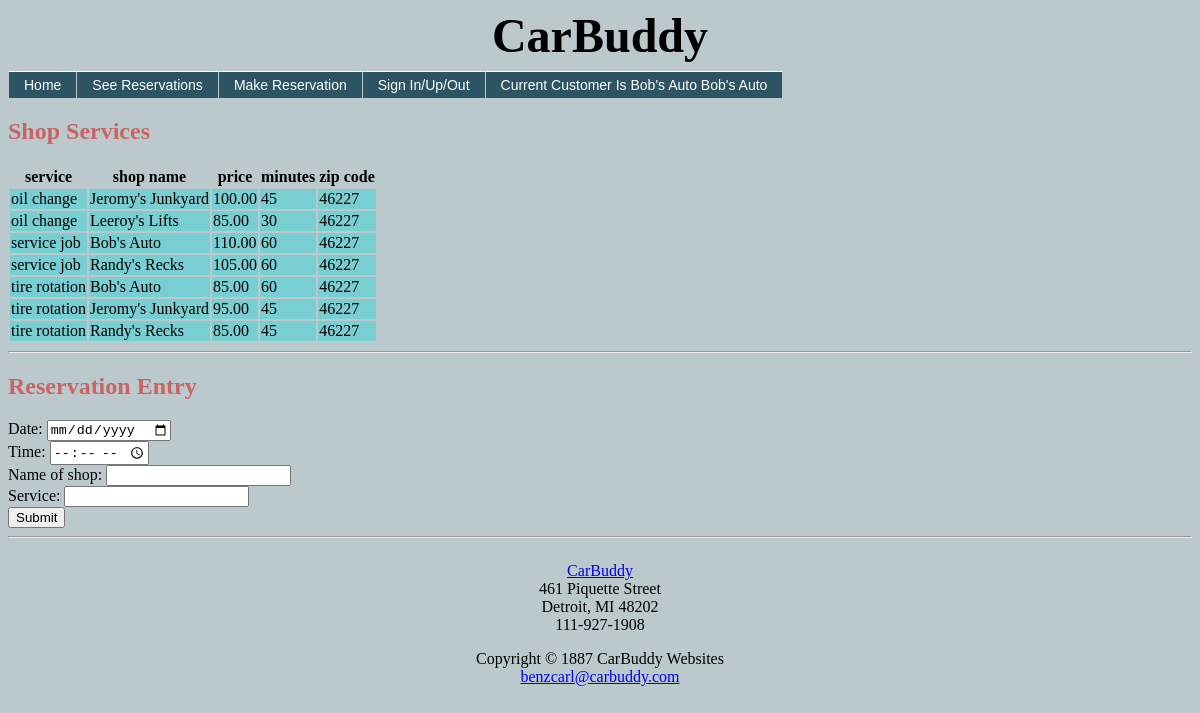
The page /app/makeReservation.php (signed in) on the database as committed earlier.
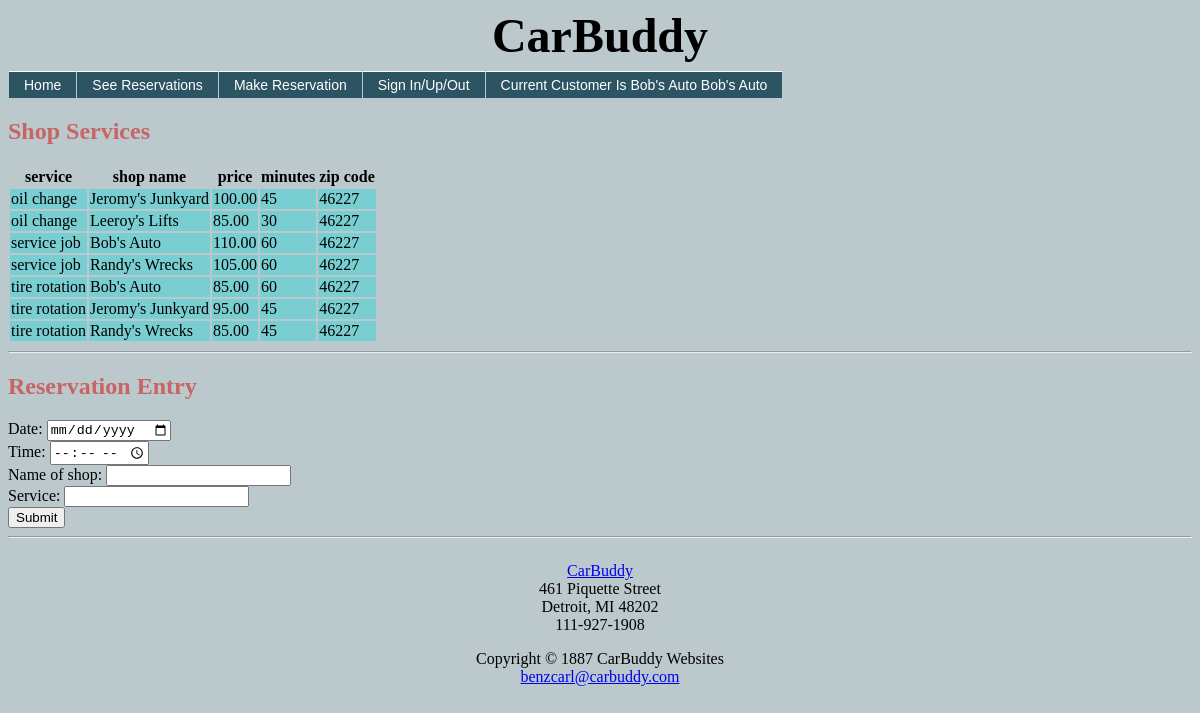
The same page on the database as committed later.
### tables this page shows
CREATE TABLE service
(servNo int NOT NULL AUTO_INCREMENT,
	shopNo int,
	service varchar(40),
	minutes int,
	price decimal(5,2),
	PRIMARY KEY (servNo),
	FOREIGN KEY (shopNo) REFERENCES shop(shopNo)
		ON UPDATE CASCADE
		ON DELETE CASCADE
);

CREATE TABLE shop
(shopNo int NOT NULL AUTO_INCREMENT,
	shopName varchar(35),
	password char(8),
	zipCode int,
	phoneNum varchar(13),
	PRIMARY KEY (shopNo)
);

### app/makeReservation.php (the view, shortened to what this page needs)
<!DOCTYPE html>
<html>
<head>
	<link href="/static/styles.css" rel="stylesheet" type="text/css" />
</head>
<body>
	<?php include 'static/menu.php'; ?>
	<?php include 'static/connection.php'; ?>
	<h2>Shop Services</h2>
    <table>
      <tr>
        <th>service</th>
        <th>shop name</th>
        <th>price</th>
        <th>minutes</th>
        <th>zip code</th>
      </tr>
    <?php
      $sql = 'SELECT s.service, s.price, s.minutes, sh.shopName, sh.zipCode '.
        'FROM service s '.
		'INNER JOIN shop sh on s.shopNo = sh.shopNo '.
		'ORDER BY s.service, sh.shopName ASC;';
      $statement = $pdo->query($sql);
      while($row = $statement->fetch(PDO::FETCH_ASSOC)){
        echo "<tr>";
        echo "<td>" . $row['service'] . "</td>";
        echo "<td>" . $row['shopName'] . "</td>";
        echo "<td>" . $row['price'] . "</td>";
        echo "<td>" . $row['minutes'] . "</td>";
        echo "<td>" . $row['zipCode'] . "</td>";
        echo "</tr>";
      }
    ?>
	</table>
	<hr>
	<h2>Reservation Entry</h2>
	<form method='GET'>
		<label for="date">Date:</label>
		<input type="date" id="date" name="date"><br>
		<label for="time">Time:</label>
		<input type="time" id="time" name="time"><br>
		<label for="shopName">Name of shop:</label>
		<input type="text" id="shopName" name="shopName"><br>
		<label for="service">Service:</label>
		<input type="text" id="service" name="service"><br>
		<input type="submit">
	</form>
</body>
</html>

Rows that differ between the two databases and show on the page:
changed through a linked row, service (number 4 of 7 on the later page): shopNo.shopName "Randy's Recks" → "Randy's Wrecks"
changed through a linked row, service (number 7 of 7 on the later page): shopNo.shopName "Randy's Recks" → "Randy's Wrecks"
